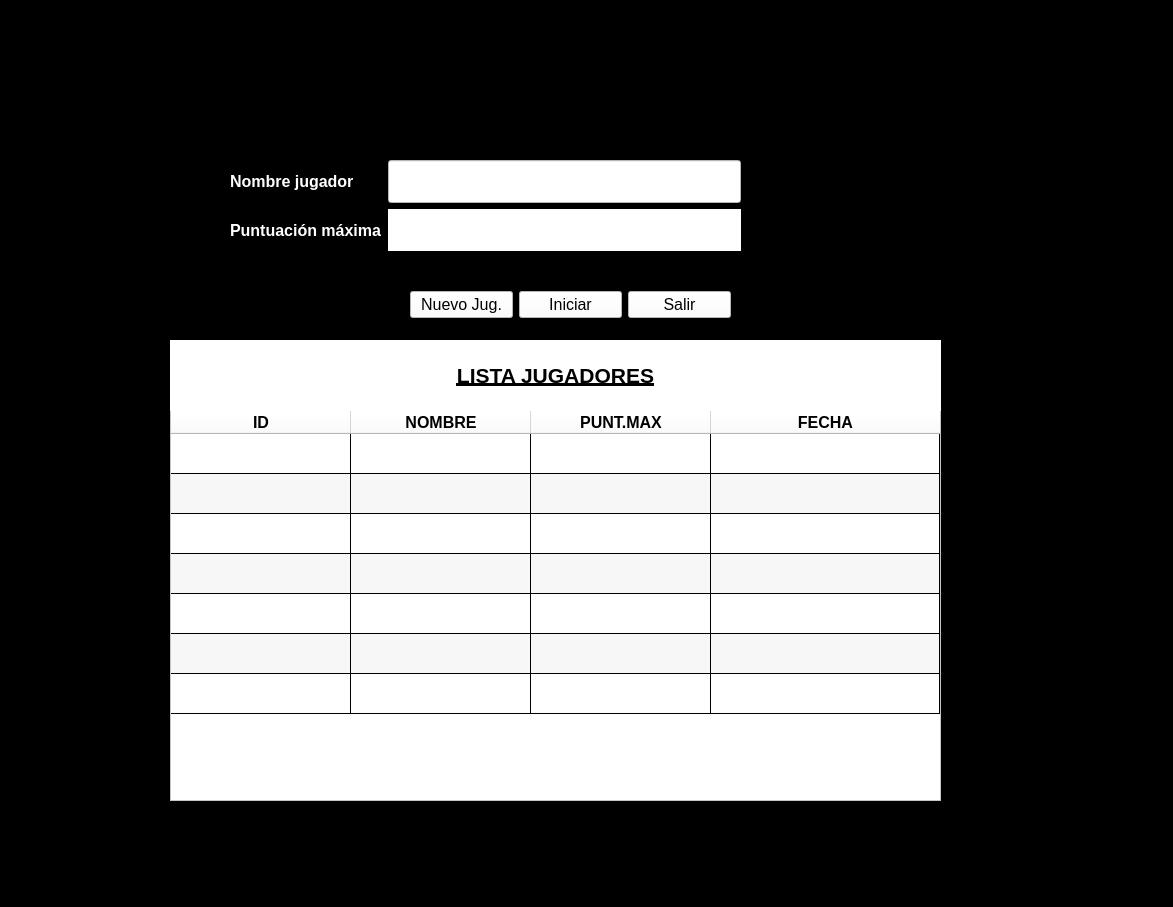
<?xml version="1.0" encoding="UTF-8"?>
<ui version="4.0">
 <class>Proyecto1</class>
 <widget class="QMainWindow" name="Proyecto1">
  <property name="windowModality">
   <enum>Qt::NonModal</enum>
  </property>
  <property name="geometry">
   <rect>
    <x>0</x>
    <y>0</y>
    <width>1173</width>
    <height>907</height>
   </rect>
  </property>
  <property name="sizePolicy">
   <sizepolicy hsizetype="Preferred" vsizetype="Preferred">
    <horstretch>0</horstretch>
    <verstretch>0</verstretch>
   </sizepolicy>
  </property>
  <property name="font">
   <font>
    <family>Tahoma</family>
    <pointsize>14</pointsize>
   </font>
  </property>
  <property name="windowTitle">
   <string>Esquiva al bicho</string>
  </property>
  <property name="autoFillBackground">
   <bool>false</bool>
  </property>
  <property name="styleSheet">
   <string notr="true">background-color: rgb(0, 0, 0);</string>
  </property>
  <widget class="QWidget" name="centralwidget">
   <property name="sizePolicy">
    <sizepolicy hsizetype="Preferred" vsizetype="Preferred">
     <horstretch>0</horstretch>
     <verstretch>0</verstretch>
    </sizepolicy>
   </property>
   <property name="focusPolicy">
    <enum>Qt::NoFocus</enum>
   </property>
   <widget class="QWidget" name="layoutWidget">
    <property name="geometry">
     <rect>
      <x>230</x>
      <y>160</y>
      <width>511</width>
      <height>91</height>
     </rect>
    </property>
    <layout class="QGridLayout" name="gridLayout">
     <item row="0" column="0">
      <widget class="QLabel" name="lblNombre">
       <property name="font">
        <font>
         <family>Tahoma</family>
         <pointsize>12</pointsize>
         <weight>75</weight>
         <bold>true</bold>
        </font>
       </property>
       <property name="styleSheet">
        <string notr="true">
color: rgba( 255, 255, 255);</string>
       </property>
       <property name="text">
        <string>Nombre jugador</string>
       </property>
      </widget>
     </item>
     <item row="1" column="0">
      <widget class="QLabel" name="lblPuntMax">
       <property name="font">
        <font>
         <family>Tahoma</family>
         <pointsize>12</pointsize>
         <weight>75</weight>
         <bold>true</bold>
        </font>
       </property>
       <property name="styleSheet">
        <string notr="true">
color: rgba( 255, 255, 255);</string>
       </property>
       <property name="text">
        <string>Puntuación máxima</string>
       </property>
      </widget>
     </item>
     <item row="0" column="1" colspan="3">
      <widget class="QLineEdit" name="ltNombre">
       <property name="sizePolicy">
        <sizepolicy hsizetype="Expanding" vsizetype="Expanding">
         <horstretch>0</horstretch>
         <verstretch>0</verstretch>
        </sizepolicy>
       </property>
       <property name="font">
        <font>
         <family>Tahoma</family>
         <pointsize>12</pointsize>
        </font>
       </property>
       <property name="tabletTracking">
        <bool>false</bool>
       </property>
       <property name="layoutDirection">
        <enum>Qt::LeftToRight</enum>
       </property>
       <property name="styleSheet">
        <string notr="true">background-color:rgb(255, 255, 255)</string>
       </property>
      </widget>
     </item>
     <item row="1" column="1" colspan="3">
      <widget class="QLabel" name="lblPuntMax_2">
       <property name="sizePolicy">
        <sizepolicy hsizetype="Expanding" vsizetype="Expanding">
         <horstretch>0</horstretch>
         <verstretch>0</verstretch>
        </sizepolicy>
       </property>
       <property name="font">
        <font>
         <family>Tahoma</family>
         <pointsize>12</pointsize>
         <weight>50</weight>
         <bold>false</bold>
        </font>
       </property>
       <property name="styleSheet">
        <string notr="true">background-color: rgb( 255, 255, 255);
</string>
       </property>
       <property name="text">
        <string/>
       </property>
      </widget>
     </item>
    </layout>
   </widget>
   <widget class="QTableWidget" name="tableJug">
    <property name="geometry">
     <rect>
      <x>170</x>
      <y>410</y>
      <width>771</width>
      <height>391</height>
     </rect>
    </property>
    <property name="sizePolicy">
     <sizepolicy hsizetype="Expanding" vsizetype="Expanding">
      <horstretch>0</horstretch>
      <verstretch>0</verstretch>
     </sizepolicy>
    </property>
    <property name="font">
     <font>
      <family>Tahoma</family>
      <pointsize>12</pointsize>
      <weight>50</weight>
      <bold>false</bold>
     </font>
    </property>
    <property name="tabletTracking">
     <bool>false</bool>
    </property>
    <property name="layoutDirection">
     <enum>Qt::LeftToRight</enum>
    </property>
    <property name="autoFillBackground">
     <bool>false</bool>
    </property>
    <property name="styleSheet">
     <string notr="true">background-color:rgb(255, 255, 255);
gridline-color:rgb(0, 0, 0);
boder-color:rgb(0, 0, 0);</string>
    </property>
    <property name="horizontalScrollBarPolicy">
     <enum>Qt::ScrollBarAsNeeded</enum>
    </property>
    <property name="sizeAdjustPolicy">
     <enum>QAbstractScrollArea::AdjustToContents</enum>
    </property>
    <property name="alternatingRowColors">
     <bool>true</bool>
    </property>
    <property name="textElideMode">
     <enum>Qt::ElideRight</enum>
    </property>
    <property name="showGrid">
     <bool>true</bool>
    </property>
    <attribute name="horizontalHeaderVisible">
     <bool>true</bool>
    </attribute>
    <attribute name="horizontalHeaderCascadingSectionResizes">
     <bool>false</bool>
    </attribute>
    <attribute name="horizontalHeaderDefaultSectionSize">
     <number>180</number>
    </attribute>
    <attribute name="horizontalHeaderHighlightSections">
     <bool>true</bool>
    </attribute>
    <attribute name="horizontalHeaderMinimumSectionSize">
     <number>35</number>
    </attribute>
    <attribute name="horizontalHeaderShowSortIndicator" stdset="0">
     <bool>false</bool>
    </attribute>
    <attribute name="horizontalHeaderStretchLastSection">
     <bool>true</bool>
    </attribute>
    <attribute name="verticalHeaderVisible">
     <bool>false</bool>
    </attribute>
    <attribute name="verticalHeaderCascadingSectionResizes">
     <bool>true</bool>
    </attribute>
    <attribute name="verticalHeaderDefaultSectionSize">
     <number>40</number>
    </attribute>
    <attribute name="verticalHeaderShowSortIndicator" stdset="0">
     <bool>false</bool>
    </attribute>
    <attribute name="verticalHeaderStretchLastSection">
     <bool>false</bool>
    </attribute>
    <row>
     <property name="text">
      <string>1</string>
     </property>
    </row>
    <row>
     <property name="text">
      <string>2</string>
     </property>
    </row>
    <row>
     <property name="text">
      <string>3</string>
     </property>
    </row>
    <row>
     <property name="text">
      <string>4</string>
     </property>
    </row>
    <row>
     <property name="text">
      <string>5</string>
     </property>
    </row>
    <row>
     <property name="text">
      <string>6</string>
     </property>
    </row>
    <row>
     <property name="text">
      <string>8</string>
     </property>
    </row>
    <column>
     <property name="text">
      <string>ID</string>
     </property>
     <property name="font">
      <font>
       <pointsize>12</pointsize>
       <weight>75</weight>
       <bold>true</bold>
      </font>
     </property>
    </column>
    <column>
     <property name="text">
      <string>NOMBRE</string>
     </property>
     <property name="font">
      <font>
       <pointsize>12</pointsize>
       <weight>75</weight>
       <bold>true</bold>
      </font>
     </property>
    </column>
    <column>
     <property name="text">
      <string>PUNT.MAX</string>
     </property>
     <property name="font">
      <font>
       <pointsize>12</pointsize>
       <weight>75</weight>
       <bold>true</bold>
      </font>
     </property>
    </column>
    <column>
     <property name="text">
      <string>FECHA</string>
     </property>
     <property name="font">
      <font>
       <pointsize>12</pointsize>
       <weight>75</weight>
       <bold>true</bold>
      </font>
     </property>
    </column>
   </widget>
   <widget class="QLabel" name="lblTitulo_2">
    <property name="geometry">
     <rect>
      <x>170</x>
      <y>340</y>
      <width>771</width>
      <height>71</height>
     </rect>
    </property>
    <property name="font">
     <font>
      <pointsize>16</pointsize>
      <weight>75</weight>
      <bold>true</bold>
      <underline>true</underline>
     </font>
    </property>
    <property name="styleSheet">
     <string notr="true">background-color: rgba( 255, 255, 255);
text-decoration: underline ;</string>
    </property>
    <property name="text">
     <string>LISTA JUGADORES</string>
    </property>
    <property name="alignment">
     <set>Qt::AlignCenter</set>
    </property>
   </widget>
   <widget class="QWidget" name="layoutWidget">
    <property name="geometry">
     <rect>
      <x>410</x>
      <y>290</y>
      <width>321</width>
      <height>29</height>
     </rect>
    </property>
    <layout class="QGridLayout" name="gridLayout_2">
     <item row="0" column="0">
      <widget class="QPushButton" name="btnIniciar_2">
       <property name="font">
        <font>
         <family>Tahoma</family>
         <pointsize>12</pointsize>
        </font>
       </property>
       <property name="styleSheet">
        <string notr="true">background-color:rgb(255, 255, 255)</string>
       </property>
       <property name="text">
        <string>Nuevo Jug.</string>
       </property>
      </widget>
     </item>
     <item row="0" column="1">
      <widget class="QPushButton" name="btnIniciar">
       <property name="font">
        <font>
         <family>Tahoma</family>
         <pointsize>12</pointsize>
        </font>
       </property>
       <property name="styleSheet">
        <string notr="true">background-color:rgb(255, 255, 255)</string>
       </property>
       <property name="text">
        <string>Iniciar</string>
       </property>
      </widget>
     </item>
     <item row="0" column="2">
      <widget class="QPushButton" name="btnSalir">
       <property name="font">
        <font>
         <family>Tahoma</family>
         <pointsize>12</pointsize>
        </font>
       </property>
       <property name="styleSheet">
        <string notr="true">background-color:rgb(255, 255, 255)</string>
       </property>
       <property name="text">
        <string>Salir</string>
       </property>
      </widget>
     </item>
    </layout>
   </widget>
  </widget>
 </widget>
 <resources/>
 <connections/>
</ui>
